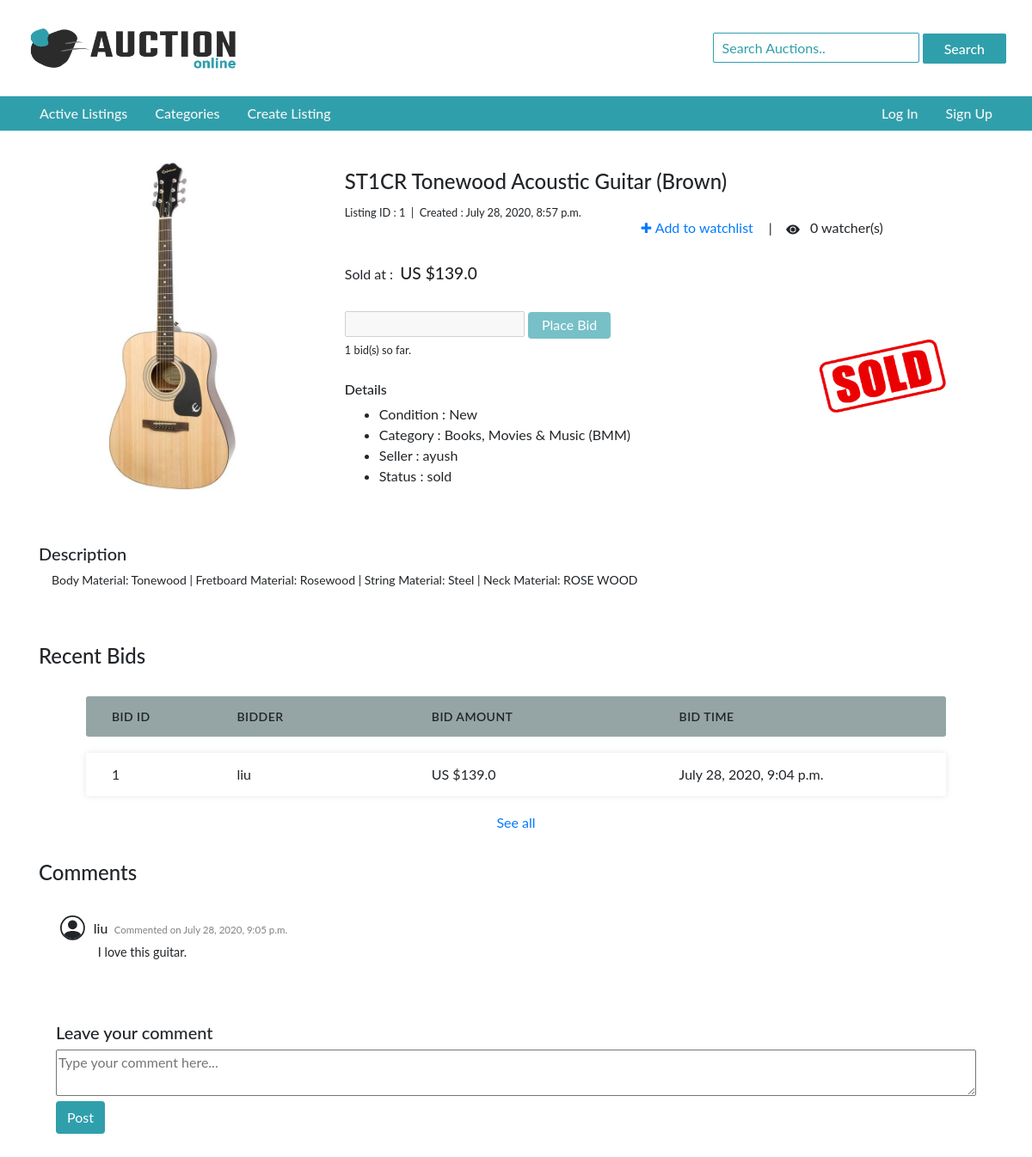
Screenshot of /listing/1/bid/sold with the database file from the repository.
### auctions/models.py (models this page shows, shortened)
class Listing(models.Model):
    title = models.CharField(max_length=130)
    description = models.TextField(max_length=208)
    image = models.CharField(max_length=1000, blank=True)
    category = models.ForeignKey(Category, on_delete=models.CASCADE, related_name="listing")
    starting_bid = models.FloatField()
    current_bid = models.FloatField()
    condition = models.CharField(max_length=5)
    status = models.CharField(max_length=15, default='active')
    create_time = models.DateTimeField(datetime.now())

class Category(models.Model):
    code = models.CharField(max_length=3)
    name = models.CharField(max_length=45)
    def __str__(self):
        return f"{self.name} ({self.code})"

class User(AbstractUser):
    watchlist = models.ManyToManyField(Listing, blank=True, related_name="watchers")
    listing = models.ManyToManyField(Listing, blank=True, related_name="creater")
    bought_items = models.ManyToManyField(Listing, blank=True, related_name="buyer")
    def __str__(self):
        return f"{self.username}"

class UserBid(models.Model):
    bidder = models.ForeignKey(User, on_delete=models.CASCADE, related_name="user_bid")
    listing = models.ManyToManyField(Listing, related_name="bids")
    bid = models.FloatField()
    time = models.DateTimeField(datetime.now)

class UserComment(models.Model):
    commenter = models.ForeignKey(User, on_delete=models.CASCADE, related_name="user_comment")
    listing = models.ManyToManyField(Listing, related_name="comments")
    comment = models.TextField()
    time = models.DateTimeField(datetime.now)

### auctions/views.py (the view, shortened to what this page needs)
# urls.py: path("listing/<int:id>", views.listing, name="listing"),
def listing(request, id, status="None"):
    list_item = Listing.objects.get(id=id)
    watchlist = ""
    watchers_count = list_item.watchers.count()
    no_of_bids = UserBid.objects.filter(listing=list_item).count()
    bids = UserBid.objects.filter(listing=list_item).all().order_by('-id')[:5]
    comments = UserComment.objects.filter(listing=list_item).all().order_by('-id')
    creater = list_item.creater.get()
    outbid = ""
    if list_item.status == "sold":
        if request.user == list_item.buyer.get():
            success = True
            message = "Congratulations! you have won this auction."
        else:
            success = False
            message = ""
    else:
        success = False
        message = ""
    if request.user == creater:
        creater_view = True
    else:
        creater_view = False
    if request.user.is_authenticated:
        watchlist = request.user.watchlist.filter(id=id).first()
    if status == "success":
        success = True
        message = "Congratulations! You have successfully placed your bid."
    elif status == "error_code1":
        success = False
        message = f"Error: Bid amount must be greater than or equal to US ${list_item.starting_bid}"
    elif status == "error_code2":
        success = False
        message = f"Error: Bid amount must be greater than US ${list_item.current_bid}"
    elif status == "error_code3":
        success = False
        message = "There was an error while placing your bid."
    return render(request, "auctions/listing.html", {
        "list":list_item,
        "creater":creater,
        "watchlist":watchlist,
        "watchers_count":watchers_count,
        "outbid":outbid,
        "no_of_bids":no_of_bids,
        "bids":bids,
        "comments":comments,
        "creater_view":creater_view,
        "success":success,
        "message":message
    })

### auctions/templates/auctions/listing.html (shortened to what this page needs)
{% extends 'auctions/layout.html' %}
{% load static %}
{% block body %}
    <div class="container">
        <div class="listing-upper">
            <div class="listing-left">
                <center>
                    <img src="{% static list.image %}">
                </center>
            </div>
            <div class="listing-right">
                <div class="top">
                    <h4>{{list.title}}</h4>
                    <small>Listing ID : {{list.id}}&nbsp;&nbsp;|&nbsp;&nbsp;Created : {{list.create_time}}</small><br>
                    <div class="watchlist-div">
                        <div>
                            <span>
                                {% if watchlist %}
                                    <form action="{% url 'remove_watchlist' %}" method="POST">
                                        {% csrf_token %}
                                        <input type="hidden" name="id" value="{{list.id}}">
                                        <input type="hidden" name="origin" value="listing/{{list.id}}">
                                        <button type="submit" class="hid-btn">
                                            <span style="font-weight: bolder;">&#10003;</span> Added to watchlist
                                        </button>
                                    </form>
                                {% else %}
                                    <form action="{% url 'add_watchlist' %}" method="POST">
                                        <button type="submit" class="hid-btn">&#10010; Add to watchlist</button>
                                    </form>
                                {% endif %}
                        </div>
                        <div>
                        </span>&emsp;|&emsp;
                            <svg width="1em" height="1em" viewBox="0 0 16 16" class="bi bi-eye-fill" fill="currentColor" xmlns="http://www.w3.org/2000/svg">
                                <path d="M10.5 8a2.5 2.5 0 1 1-5 0 2.5 2.5 0 0 1 5 0z"/>
                                <path fill-rule="evenodd" d="M0 8s3-5.5 8-5.5S16 8 16 8s-3 5.5-8 5.5S0 8 0 8zm8 3.5a3.5 3.5 0 1 0 0-7 3.5 3.5 0 0 0 0 7z"/>
                              </svg>
                            &ensp;<span class="watch">{{watchers_count}} watcher(s)</span>
                        </div>
                    </div>
                    <div class="regular-div">
                        <div class="info-div">
                            <br>
                            {% if list.status == 'sold' %}
                                Sold at :
                            {% elif list.status == 'active' %}
                                Current bid :
                            {% else %}
                                Price :
                            {% endif %}
                            &nbsp;<span class="price">US ${{list.current_bid}}</span><br>
                            {% if outbid == 'yes' %}
                                <small>You have been outbid.</small>
                            {% elif outbid == 'no' %}
                                <small>You are the highest bidder.</small>
                            {% else %}
                                <small>&nbsp;</small>
                            {% endif %}
                            <form action="{% url 'place_bid' list.id %}" class="bid-form" method="POST">
                                {% if list.status == "active" %}
                                    <input type="number" name="bid" required="required">
                                    <input type="submit" class="btn Button" value="Place Bid">
                                {% else %}
                                    {% if list.starting_bid == list.current_bid %}
                                        <input type="number" name="bid" min="{{list.starting_bid}}" disabled>
                                    {% elif list.starting_bid < list.current_bid %}
                                        <input type="number" name="bid" min="{{list.current_bid | add:'1'}}" disabled>
                                    {% endif %}
                                    <input type="submit" class="btn Button" value="Place Bid" disabled>
                                {% endif %}
                            </form>
                            <small>{{no_of_bids}} bid(s) so far.</small>
                            <br><br>
                            <h6>Details</h6>
                            <ul>
                                <li>Condition : {{list.condition}}</li>
                                <li>Category : {{list.category}}</li>
                                <li>Seller : {{creater}}</li>
                                <li>Status : {{list.status}}</li>
                            </ul><br>
                        </div>
                        {% if list.status == "sold" %}
                            <div class="sold-div">
                                <img src="{% static 'auctions/Images/sold.png' %}">
                            </div>
                        {% elif list.status == "unsold" %}
                            <div class="sold-div">
                                <img src="{% static 'auctions/Images/unsold.png' %}">
                            </div>
                        {% endif %}
                    </div>
                </div>
            </div>
        </div>
        <div class="listing-middle">
            <h5>Description</h5>
            <p id="listing-description">{{list.description}}</p>
        </div>
        <div class="listing-lower">
            <h4>
                <form action="{% url 'auction_command' %}" method="POST">
                    Recent Bids&nbsp;&nbsp;
                </form>
            </h4>
            <br>
            <div class="bids-div">
                <ul class="responsive-table">
                    <li class="table-header">
                        <div class="col col-1">Bid Id</div>
                        <div class="col col-2">Bidder</div>
                        <div class="col col-3">Bid Amount</div>
                        <div class="col col-4">Bid Time</div>
                    </li>
                    {% for bid in bids %}
                        <li class="table-row">
                            <div class="col col-1" data-label="Bid Id">{{bid.id}}</div>
                            <div class="col col-2" data-label="Bidder">{{bid.bidder}}</div>
                            <div class="col col-3" data-label="Bid Amount">US ${{bid.bid}}</div>
                            <div class="col col-4" data-label="Bid Time">{{bid.time}}</div>
                        </li>
                    {% empty %}
                        <center>No bids yet.</center>
                    {% endfor %}
                </ul>
            </div>
            {% if bids %}
                <center>
                    <a href="{% url 'bids' list.id %}">See all</a>
                </center>
            {% endif %}
        </div>
        <div class="listing-far-lower">
            <h4>Comments</h4>
            {% for comment in comments %}
                <div class="comment-div">
                    <div>
                    </div>
                    <div>
                        <div class="comment-user">
                            <span>{{comment.commenter}}</span>&nbsp;
                            <small>Commented on&nbsp;{{comment.time}}</small>
                        </div>
                        <div class="comment-data">{{comment.comment}}</div>
                    </div>
                </div>
            {% empty %}
                    <span id="ncy">No comments yet.</span>
            {% endfor %}
            <div class="add-comment-div">
                <h5>Leave your comment</h5>
                <div>
                    <form action="{% url 'add_comment' %}" method="POST">
                        <textarea name="comment" placeholder="Type your comment here..." required="required"></textarea>
                        <input type="submit" class="btn Button" value="Post">
                    </form>
                </div>
            </div>
        </div>
    </div>
{% endblock %}

### auctions/templates/auctions/layout.html (shortened to what this page needs)
{% load static %}
<!DOCTYPE html>
<html lang="en">
    <head>
        <link rel="stylesheet" href="https://stackpath.bootstrapcdn.com/bootstrap/4.4.1/css/bootstrap.min.css">
        <link href="{% static 'auctions/styles.css' %}" rel="stylesheet">
    </head>
    <body>
        <div class="navbar">
            <div class="logo left-nav">
                <a href="{% url 'index' %}">
                    <img src="{% static 'auctions/images/auction_logo.png' %}" height="52px" width="250px">
                </a>
            </div>
            <div class="right-nav">
                <form action="{% url 'search' %}" method="GET">
                    <input type="text" name="query" placeholder="Search Auctions.." value="{{query | default:''}}" required="required">
                    <input type="submit" value="Search" class="btn search-btn Button">
                </form>
            </div>
        </div>
        <div class="menu">
            <div class="left-menu">
                <div>
                    <ul class="nav">
                        <li class="nav-item">
                            <a class="nav-link" href="{% url 'index' %}">Active Listings</a>
                        </li>
                        <li class="nav-item">
                            <a class="nav-link" href="{% url 'categories' %}">Categories</a>
                        </li>
                        <li class="nav-item">
                            <a class="nav-link" href="{% url 'create' %}">Create Listing</a>
                        </li>
                    </ul>
                </div>
            </div>
            <div class="right-menu nav">
                {% if user.is_authenticated %}
                    <li class="nav-item">
                        <span class="nav-link">
                            Signed in as <strong>{{ user.username }}</strong>
                        </span>
                    </li>
                    <li class="nav-item">
                        <a class="nav-link" href="{% url 'logout' %}">Log Out</a>
                    </li>
                {% else %}
                    <li class="nav-item">
                        <a class="nav-link" href="{% url 'login' %}">Log In</a>
                    </li>
                    <li class="nav-item">
                        <a class="nav-link" href="{% url 'register' %}">Sign Up</a>
                    </li>
                {% endif %}
            </div>
        </div>
        {% block body %}
        {% endblock %}
    </body>
</html>

### rows the page displays
Listing: image (picture), title "ST1CR Tonewood Acoustic Guitar (Brown)", id "1", create_time "July 28, 2020, 8:57 p.m.", current_bid "139.0", condition "New", category "Books, Movies & Music (BMM)", status "sold", description "Body Material: Tonewood | Fretboard Material: Rosewood | String Material: Steel | Neck Material: ROSE WOOD"
User: username "ayush"
UserBid: id "1", bidder "liu", bid "139.0", time "July 28, 2020, 9:04 p.m."
UserComment: commenter "liu", time "July 28, 2020, 9:05 p.m.", comment "I love this guitar."

### other values shown
{{ watchers_count }} "0"
{{ no_of_bids }} "1"
